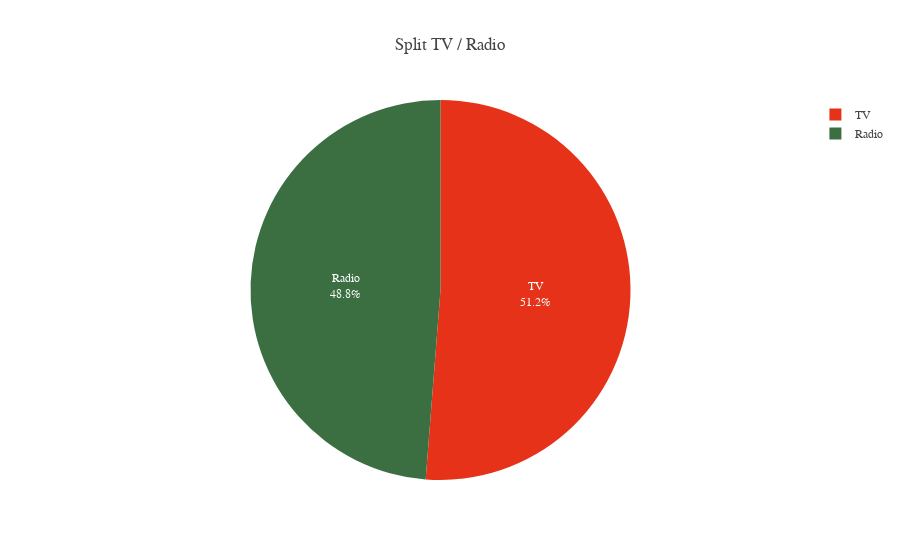

The cell this chart's notebook holds for it:
### Code cell
count = data.groupby(["MEDIA"],as_index = False)["COUNT"].sum().sort_values("COUNT",ascending = False)
count

fig = px.pie(
    count,
    names = "MEDIA",
    values = "COUNT",
    color_discrete_sequence=SMALL_SEQUENCE2,
    title = "Split TV / Radio"
)
fig.update_traces(textposition='inside', textinfo='percent+label')
fig.show()

### Figure 1 — Plotly figure (JSON) as saved in the notebook; plotly's stock layout.template omitted (floating-point values rounded to 4 significant figures)
{"data": [{"domain": {"x": [0, 1], "y": [0, 1]}, "hovertemplate": "MEDIA=%{label}<br>COUNT=%{value}<extra></extra>", "labels": ["TV", "Radio"], "legendgroup": "", "name": "", "showlegend": true, "textinfo": "percent+label", "textposition": "inside", "type": "pie", "values": [3809, 3624]}], "layout": {"legend": {"tracegroupgap": 0}, "piecolorway": ["rgb(230, 50, 24)", "rgb(59, 111, 66)"], "title": {"text": "Split TV / Radio"}}}
